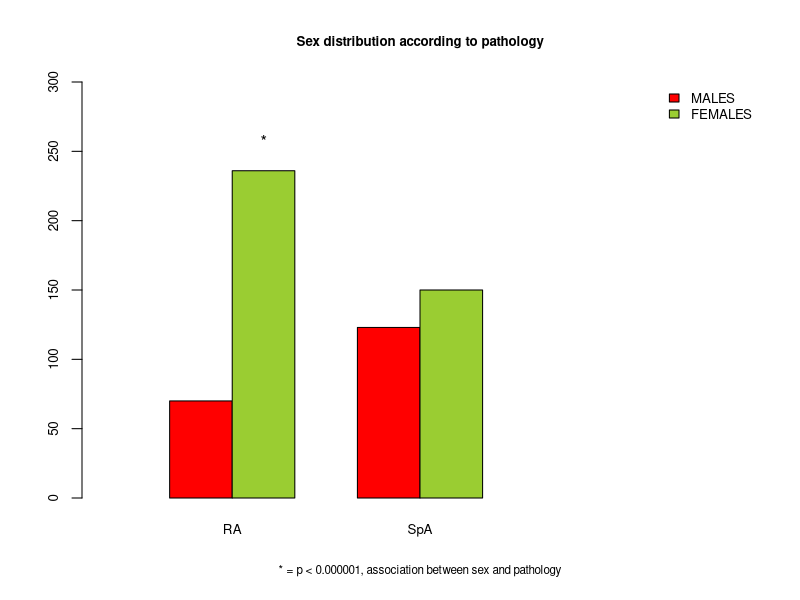

Write R code to recreate this figure.
setwd("~/Desktop/github/Rheuma")

mymatrix_sex<- matrix(c(70, 236, 123, 150), 2, 2)
mymatrix_sex
chisq.test(mymatrix_sex)

colnames(mymatrix_sex)<- c("RA", "SpA")
rownames(mymatrix_sex)<- c("MALES", "FEMALES")

mymatrix_sex
barplot(mymatrix_sex, col = c("red", "yellowgreen"), beside = TRUE, xlim=c(0, 5), width= 0.5, ylim = c(0, 300), cex.axis = 0.8, cex.names = 0.8)

#let's do it stacked
#barplot(mymatrix, col = c("blue", "orange"), xlim=c(0, 5), width= 0.5, ylim = c(0, 300))

legend("topright", bty = "n", legend = c("MALES", "FEMALES"), fill = c("red", "yellowgreen"), cex= 0.8)

text(1.25, 260, "*")
title(main = "Sex distribution according to pathology", cex.main = 0.8, xlab = "* = p < 0.000001, association between sex and pathology", cex.lab = 0.7)

dev.copy(jpeg, "sex_path.jpg")
dev.off()